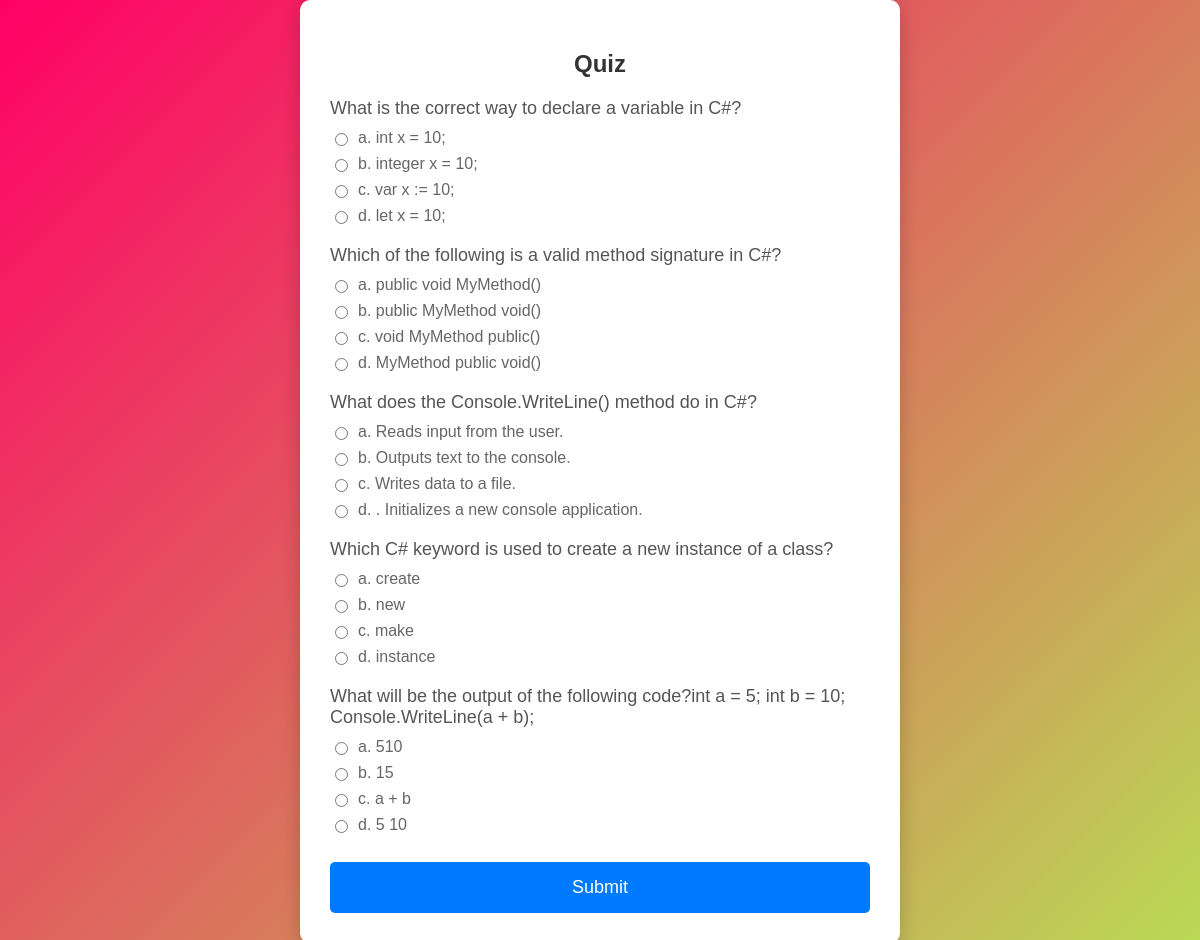
The page /course/sharp/quiz on the database its author committed.
### courses/models/course.py (models this page shows)
class quiz_model(models.Model):
    course = models.ForeignKey(Course, on_delete=models.CASCADE,related_name='questions')
    sl_no=models.IntegerField()
    question = models.CharField(max_length=200)
    option1 = models.CharField(max_length=200)
    option2 = models.CharField(max_length=200)
    option3 = models.CharField(max_length=200)
    option4 = models.CharField(max_length=200)
    answer = models.CharField(max_length=200,null=False)

### courses/views/courses.py (the view)
# urls.py: path('course/<str:slug>/quiz',quiz_questions,name='quiz'),
def quiz_questions(request, slug):
    course = get_object_or_404(Course, slug=slug)
    questions = course.questions.all()
    context = {
        'course': course,
        'questions': questions,
    }
    return render(request, 'courses/quiz.html', context)

### courses/templates/courses/quiz.html (shortened to what this page needs)
<!DOCTYPE html>
<html lang="en">
<head>
</head>
<body>
<div class="quiz-container">
    <h2>Quiz</h2>
    <form action="{% url 'score' slug=course.slug %}" method="post">
        {% for question in questions %}
            <p>{{ question.question }}</p>
            <div class="option-label">
                <input type="radio" id="option1_{{ question.id }}" name="answer_{{ question.id }}" value="option1">
                <label for="option1_{{ question.id }}">a. {{ question.option1 }}</label>
            </div>
            <div class="option-label">
                <input type="radio" id="option2_{{ question.id }}" name="answer_{{ question.id }}" value="option2">
                <label for="option2_{{ question.id }}">b. {{ question.option2 }}</label>
            </div>
            <div class="option-label">
                <input type="radio" id="option3_{{ question.id }}" name="answer_{{ question.id }}" value="option3">
                <label for="option3_{{ question.id }}">c. {{ question.option3 }}</label>
            </div>
            <div class="option-label">
                <input type="radio" id="option4_{{ question.id }}" name="answer_{{ question.id }}" value="option4">
                <label for="option4_{{ question.id }}">d. {{ question.option4 }}</label>
            </div>
        {% endfor %}
        <button type="submit">Submit</button>
    </form>
</div>
</body>
</html>

### courses/templates/courses/quiz.html (style rules this page uses)
body { font-family: 'Arial', sans-serif; background: linear-gradient(135deg, #f06, #bada55); margin: 0; padding: 0; display: flex; justify-content: center; align-items: center; min-height: 100vh; box-sizing: border-box; }
.quiz-container { background-color: #ffffff; padding: 30px; border-radius: 10px; box-shadow: 0 4px 20px rgba(0, 0, 0, 0.2); width: 90%; max-width: 600px; box-sizing: border-box; overflow: auto; }
.quiz-container h2 { margin-bottom: 20px; color: #333; text-align: center; font-size: 24px; }
.quiz-container p { font-size: 18px; color: #555; margin: 20px 0 10px 0; }
.quiz-container .option-label { display: flex; align-items: center; margin: 8px 0; font-size: 16px; color: #666; }
.quiz-container input[type="radio"] { margin-right: 10px; }
.quiz-container button { background-color: #007BFF; color: #ffffff; border: none; padding: 15px 20px; font-size: 18px; border-radius: 5px; cursor: pointer; margin-top: 20px; width: 100%; transition: background-color 0.3s ease; }

### rows shown on the page
quiz_model: question "What is the correct way to declare a variable in C#?", option1 "int x = 10;", option2 "integer x = 10;", option3 "var x := 10;", option4 "let x = 10;"
quiz_model: question "Which of the following is a valid method signature in C#?", option1 "public void MyMethod()", option2 "public MyMethod void()", option3 "void MyMethod public()", option4 "MyMethod public void()"
quiz_model: question "What does the Console.WriteLine() method do in C#?", option1 "Reads input from the user.", option2 "Outputs text to the console.", option3 "Writes data to a file.", option4 ". Initializes a new console application."
quiz_model: question "Which C# keyword is used to create a new instance of a class?", option1 "create", option2 "new", option3 "make", option4 "instance"
quiz_model: question "What will be the output of the following code?int a = 5; int b = 10; Console.WriteLine(a + b);", option1 "510", option2 "15", option3 "a + b", option4 "5 10"
